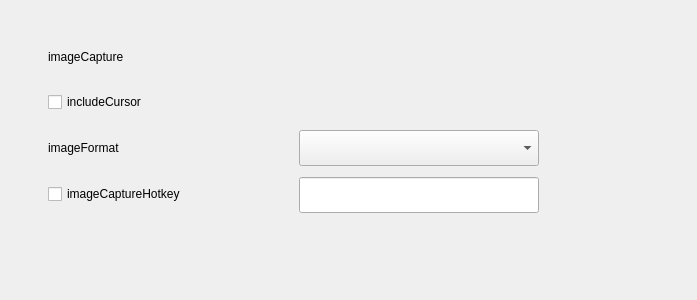
<?xml version="1.0" encoding="UTF-8"?>
<ui version="4.0">
 <class>ImageSettingWidget</class>
 <widget class="QWidget" name="ImageSettingWidget">
  <property name="geometry">
   <rect>
    <x>0</x>
    <y>0</y>
    <width>697</width>
    <height>300</height>
   </rect>
  </property>
  <property name="windowTitle">
   <string>Form</string>
  </property>
  <widget class="QCheckBox" name="includeCursorCheckBox">
   <property name="geometry">
    <rect>
     <x>48</x>
     <y>84</y>
     <width>136</width>
     <height>36</height>
    </rect>
   </property>
   <property name="minimumSize">
    <size>
     <width>136</width>
     <height>36</height>
    </size>
   </property>
   <property name="maximumSize">
    <size>
     <width>136</width>
     <height>36</height>
    </size>
   </property>
   <property name="text">
    <string>includeCursor</string>
   </property>
  </widget>
  <widget class="QLabel" name="imageFormatLabel">
   <property name="geometry">
    <rect>
     <x>48</x>
     <y>130</y>
     <width>136</width>
     <height>36</height>
    </rect>
   </property>
   <property name="minimumSize">
    <size>
     <width>136</width>
     <height>36</height>
    </size>
   </property>
   <property name="maximumSize">
    <size>
     <width>136</width>
     <height>36</height>
    </size>
   </property>
   <property name="text">
    <string>imageFormat</string>
   </property>
  </widget>
  <widget class="QComboBox" name="imageFormatComboBox">
   <property name="geometry">
    <rect>
     <x>299</x>
     <y>130</y>
     <width>240</width>
     <height>36</height>
    </rect>
   </property>
   <property name="minimumSize">
    <size>
     <width>240</width>
     <height>36</height>
    </size>
   </property>
   <property name="maximumSize">
    <size>
     <width>240</width>
     <height>36</height>
    </size>
   </property>
  </widget>
  <widget class="QCheckBox" name="imageCaptureHotkeyCheckBox">
   <property name="geometry">
    <rect>
     <x>48</x>
     <y>176</y>
     <width>200</width>
     <height>36</height>
    </rect>
   </property>
   <property name="minimumSize">
    <size>
     <width>200</width>
     <height>36</height>
    </size>
   </property>
   <property name="maximumSize">
    <size>
     <width>200</width>
     <height>36</height>
    </size>
   </property>
   <property name="text">
    <string>imageCaptureHotkey</string>
   </property>
  </widget>
  <widget class="QLabel" name="imageCpatureLabel">
   <property name="geometry">
    <rect>
     <x>48</x>
     <y>45</y>
     <width>97</width>
     <height>23</height>
    </rect>
   </property>
   <property name="minimumSize">
    <size>
     <width>97</width>
     <height>23</height>
    </size>
   </property>
   <property name="maximumSize">
    <size>
     <width>97</width>
     <height>23</height>
    </size>
   </property>
   <property name="text">
    <string>imageCapture</string>
   </property>
  </widget>
  <widget class="HotkeyLineEdit" name="imageCaptureHotkeyLineEdit">
   <property name="geometry">
    <rect>
     <x>299</x>
     <y>177</y>
     <width>240</width>
     <height>36</height>
    </rect>
   </property>
   <property name="minimumSize">
    <size>
     <width>240</width>
     <height>36</height>
    </size>
   </property>
   <property name="maximumSize">
    <size>
     <width>240</width>
     <height>36</height>
    </size>
   </property>
  </widget>
 </widget>
 <customwidgets>
  <customwidget>
   <class>HotkeyLineEdit</class>
   <extends>QLineEdit</extends>
   <header location="global">Ui/Item/HotkeyLineEdit.h</header>
  </customwidget>
 </customwidgets>
 <resources/>
 <connections/>
</ui>
